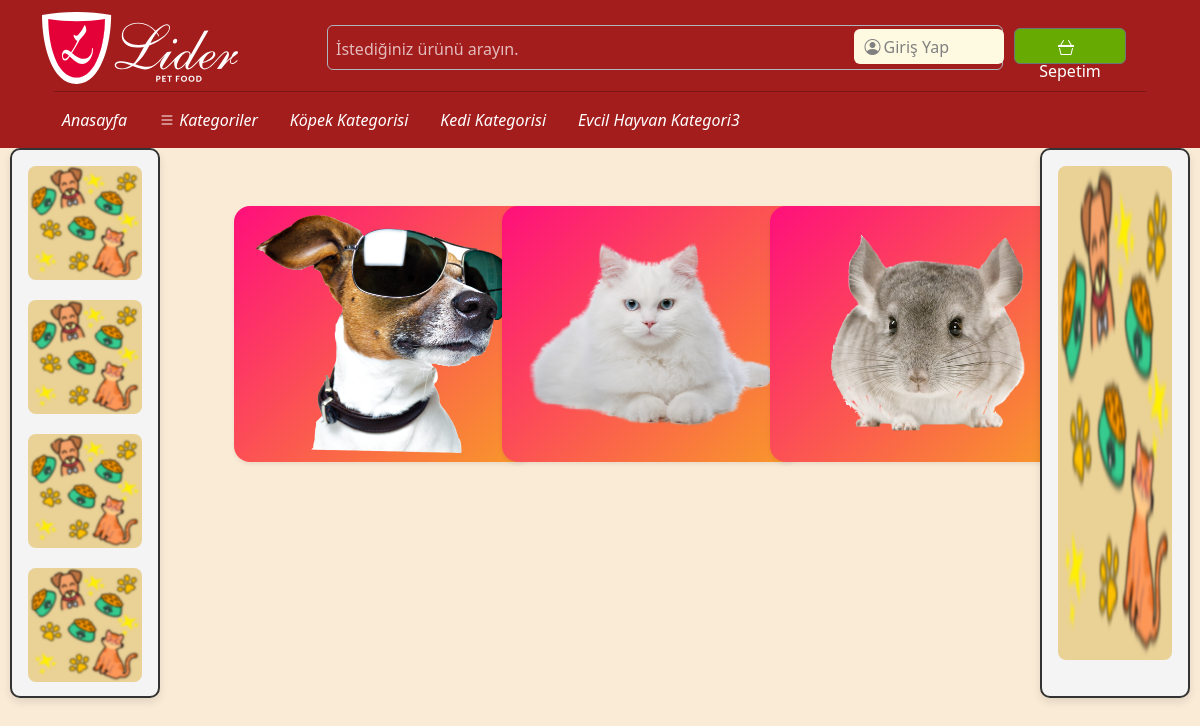
Page /categories/ on the committed database.
### intern_app/models.py (models this page shows, shortened)
class Categories(models.Model):
    name = models.CharField(max_length=255,unique=True,verbose_name="Kategori İsmi")
    description = models.CharField(max_length=255,null=True,verbose_name="Kategori Açıklaması")
    image = models.ImageField(upload_to='category_images/',verbose_name="Kategori Görseli")
    slug = models.SlugField(unique=True,verbose_name="Alan Adı")
    sub_categories = models.ManyToManyField("self", blank=True, symmetrical=False, related_name="parent_categories",verbose_name="Alt Kategoriler")
    is_sub_cat = models.BooleanField(default=False,verbose_name="Alt Kategori mi?")
    @staticmethod
    def get_main_categories():
        return Categories.objects.filter(parent_categories__isnull=True)
    class Meta():
        verbose_name = 'Kategori'
        verbose_name_plural = 'Kategoriler'

### intern_app/views.py (the view)
# urls.py: path('categories/',views.categories_list,name="categories"),
def categories_list(request):
    categories = Categories.get_main_categories()  # Tüm ana kategorileri al
    context = {
        'categories': categories,
    }
    return render(request, "intern_app/categories.html", context)

### intern_app/context_processors.py (called while the page is built)
def admin_links(request):
    models = []
    for model in apps.get_models():
        if admin.site.is_registered(model):
            app_label = model._meta.app_label
            model_name = model._meta.model_name
            verbose_name = model._meta.verbose_name_plural
            models.append({
                "app_label": app_label,
                "model_name": model_name,
                "verbose_name": verbose_name,
            })
    return {"admin_models": models}  # Global olarak admin_models kullanılabilir

def cart_items_processor(request):
    if request.user.is_authenticated:
        cart_items = CartItem.objects.filter(user=request.user)
        total_price = sum(item.cart_name.product_price *
                          item.cart_quantity for item in cart_items)
    else:
        cart_items = []
        total_price = 0
    return {'cart_items': cart_items, 'total_price': total_price}

def categories_processor(request):
    categories = Categories.get_main_categories()  # Kendi metodunla al
    return {'categories': categories}  # Template'e gönder

def sub_categories_processor(request):
    if 'slug' in request.resolver_match.kwargs:
        slug = request.resolver_match.kwargs.get('slug')
        category = get_object_or_404(Categories, slug=slug)
        sub_categories = category.sub_categories.all()
        return {'sub_categories': sub_categories}
    return {'sub_categories': []}

### intern_app/templates/intern_app/categories.html (shortened to what this page needs)
{%extends 'base.html'%}
{%load static%}
{%block content%}
<link rel="stylesheet" href="{%static 'intern_app/css/category.css'%}">
<div class="container-fluid test">
    <div class=" card_wrap row row-cols-2 row-cols-md-3 row-cols-lg-3 g-5 p-5 ms-0 " >
        {% for category in categories %}
        <div class="col">
            <div class="card shadow-sm border-0 rounded-4 h-100">
                <img src="{{category.image.url}}" alt="{{ category.name }}" class="card__image" style="object-fit: cover;">
            </div>
        </div>
    {% endfor %}
    </div>
</div>
{%endblock%}

### core/templates/base.html (shortened to what this page needs)
{%load static%}
<html lang="en">
<head>
  <link rel="stylesheet" href="{%static 'intern_app/css/bootstrap.css'%}">
  <link rel="stylesheet" href="{% static 'intern_app/css/bootstrap-icons.css' %}">
  <link rel="stylesheet" href="{%static 'intern_app/css/base.css'%}">
  <link rel="stylesheet" href="{% static 'intern_app/css/base-loader.css' %}">
</head>
<body>
  <header>
    <div class="container  header-base">
      <div class="row py-1 pb-0 align-items-center header_one_alt">
        <div class="col-sm-4 col-lg-3 text-center text-sm-start">
          <div class="main-logo">
            <a href="{%url 'intern_app:index'%}">
              <img src="{%static 'intern_app/images/lider-logo-beyaz.svg'%}" alt="logo" class="img-fluid">
            </a>
          </div>
        </div>
        <div class="col-sm-6 offset-sm-2 offset-md-0 col-lg-5 d-none d-lg-block search-bar-custom">
          <div class="search-bar border rounded-2 px-3 border-dark-subtle">
            <form id="search-form" class="text-center d-flex align-items-center " role="search"
              action="{% url 'intern_app:search' %}" method="GET" value="{{ request.GET.search_query }}">
              <input type="search" class="form-control border-0 bg-transparent" name="search_query" required
                aria-label="Search" autocomplete="off" placeholder="İstediğiniz ürünü arayın.">
              <button class="search-button">
              </button>
            </form>
          </div>
        </div>
        <div
          class="col-sm-8 col-lg-4 d-flex justify-content-end gap-5 align-items-center mb-0 mb-sm-0 justify-content-center justify-content-sm-start me-5   skibidi">
          <div class="d-none d-lg-flex align-items-end  ">
            <ul class="d-flex justify-content-end list-unstyled m-0">
              <li>
                <div class="dropdown pt-1" id="userDropdown">
                  <a href="{%url 'login'%}" class="btn" id="userDropdownButton" role="button" aria-expanded="false">
                    <i class="bi bi-person-circle">
                    </i>
                    {%if user.is_authenticated%}
                    Merhaba, {{user.username}}!
                    {%else%}
                    Giriş Yap
                    {% endif %}
                  </a>
                </div>
              </li>
              <li class="">
                <a class="btn btn-secondary btn-cart" href="#" role="button" aria-expanded="false">
                  <i class="bi bi-basket3 pe-2"></i>
                  Sepetim
                </a>
              </li>
            </ul>
          </div>
        </div>
      </div>
      <div class="container-fluid">
        <hr class="m-0">
      </div>
      <div class="container">
        <nav class="main-menu d-flex navbar navbar-expand-lg ">
          <div class="offcanvas offcanvas-end" tabindex="-1" id="offcanvasNavbar"
            aria-labelledby="offcanvasNavbarLabel">
            <div class="offcanvas-body  justify-content-start align-items-end">
              <ul class="navbar-nav menu-list list-unstyled d-flex gap-md-3 mb-0 ">
                <li class="nav-item">
                  <a href="{%url 'intern_app:index'%}" class="nav-link active"
                    style="font-style: italic; color: white;">Anasayfa</a>
                </li>
                <ul class="navbar-nav menu-list list-unstyled d-flex gap-md-3 mb-0">
                  <li class="nav-item dropdown  custom-category-dropdown">
                    <a href="{% url 'intern_app:categories' %}" style="color: white;"
                      class="nav-link d-flex align-items-center gap-1" aria-expanded="false">
                      <i class="bi bi-list"> Kategoriler</i>
                    </a>
                  </li>
                  <ul class="new-navbar-nav navbar-nav new-menu-list menu-list list-unstyled d-flex gap-md-3 mb-0">
                    {% for category in categories %}
                    <li
                      class="new-nav-item nav-item new-dropdown dropdown new-custom-category-dropdown position-relative">
                      <a href="{% url 'intern_app:category_products' category.slug %}" class="nav-link active"
                        style="font-style: italic;color: white;">{{ category.name }}</a>
                    </li>
                    {% endfor %}
                  </ul>
        </nav>
      </div>
  </header>
  {%block banner%}
  <div class="banner-sol">
    <img src="{%static 'intern_app/images/pattern2_blue.png'%}" alt="">
    <img src="{%static 'intern_app/images/pattern2_blue.png'%}" alt="">
    <img src="{%static 'intern_app/images/pattern2_blue.png'%}" alt="">
    <img src="{%static 'intern_app/images/pattern2_blue.png'%}" alt="">
  </div>
  <div class="banner-sag">
    <img src="{%static 'intern_app/images/pattern2_blue.png'%}" alt="">
  </div>
  {%endblock%}
  {%block content%}
  {%endblock%}
</body>
</html>

### intern_app/static/intern_app/css/base.css (style rules this page uses)
::placeholder { color: rgb(255, 255, 255) !important; opacity: 0.7 !important; }
body { background-color: antiquewhite !important; }
#userDropdownButton { height: 35px !important; width: 150px; padding: 0.1rem 0.6rem !important; position: relative; margin-right: 10px; margin-top: 0% ; font-size: 1rem !important; line-height: 1 !important; display: flex; align-items: center !important; text-align: center !important; background-color: #FEF9E1; color: gray; }
#userDropdownButton i { width: auto; padding-right: 3px!important; font-size: 1rem !important; line-height: 1 !important; }
header { background-color: #A31D1D; color: black; }
.search-bar-custom { width: 700px; justify-content: center; border-radius: 100px!important ; }
.search-bar input[type = 'search'] { position: relative; height: 30px !important; padding-top: 10px; outline: none; right: 20px !important; color: whitesmoke; }
.search-bar { height: 45px; }
#search-form { padding-top: 5px !important; }
.main-logo { width: 75% !important; }
.test { margin-top: 10px; width: 75%; }
.search-button { background-color: transparent; border-color: transparent; width: 20px; padding: none; }
.btn-cart { background-color: rgb(103, 171, 2); margin-top:3px !important; height: 36px; width: 7rem; }
.skibidi { margin-left: 68rem; margin-bottom: 10rem!important; width:10rem; position: absolute; top: 25px; right: 150px; display: flex; align-items: center; }
.header_one_alt { height: 5.7rem; }
.banner-sol { float: left; position: sticky; top: 20px; left: 10px; width: 150px; height: 550px; border: 2px solid #333; border-radius: 10px; background-color: #f4f4f4; box-shadow: 0 4px 8px rgba(0, 0, 0, 0.1); padding: 16px; display: flex; flex-direction: column; align-items: center; justify-content: flex-start; z-index: 999; }
.banner-sol img { width: 100%; height: auto; border-radius: 8px; margin-bottom: 20px; }
.banner-sag { float: right; position: sticky; top: 20px; right: 10px; width: 150px; height: 550px; border: 2px solid #333; border-radius: 10px; background-color: #f4f4f4; box-shadow: 0 4px 8px rgba(0, 0, 0, 0.1); padding: 16px; display: flex; flex-direction: column; align-items: center; justify-content: flex-start; z-index: 999; }
.banner-sag img { width: 100%; height: 560px; border-radius: 8px; margin-bottom: 20px; }

### intern_app/static/intern_app/css/category.css (style rules this page uses)
.card { position: relative; width: 300px; height: 200px; background: linear-gradient(-45deg, #f89b29 0%, #ff0f7b 100%); border-radius: 10px; display: flex; align-items: center; justify-content: center; overflow: hidden; transition: all 0.6s cubic-bezier(0.23, 1, 0.320, 1) ; }
.card__image { width: 256px; object-fit: cover; transition: all 0.6s cubic-bezier(0.23, 1, 0.320, 1); }

### rows in the picture
Categories: name "Köpek Kategorisi", image (picture)
Categories: name "Kedi Kategorisi", image (picture)
Categories: name "Evcil Hayvan Kategori3", image (picture)
